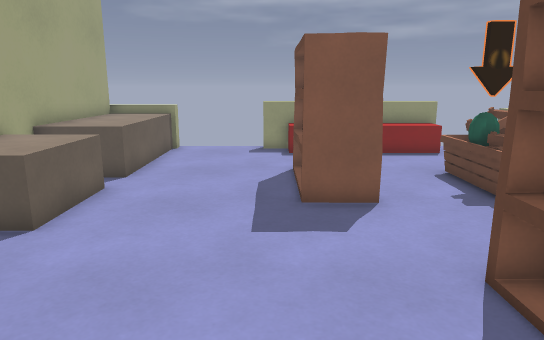
View 1 (above)

16 first-person views from a walk through a Godot game level. The camera is 1.4 m above the floor, tilts 12° down and sees 70° across. The floor is counted in squares, 0.5 m on a side. Each view is taken from the middle of a square. On the plan, view 1 faces up. The plan holds only what a view shows up to about 20 squares ahead; the rest is blank. Surface patterns are stand-ins for the level's own textures.

View 2
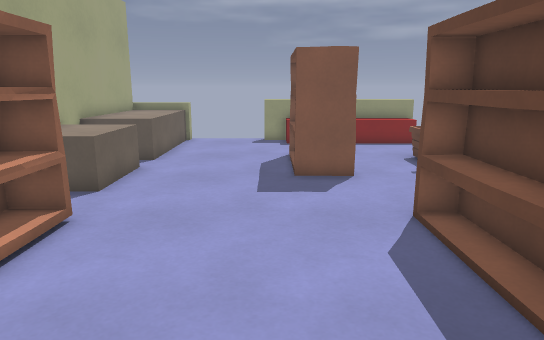

View 3
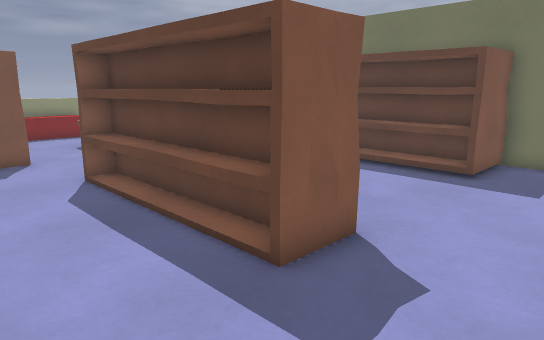

View 4
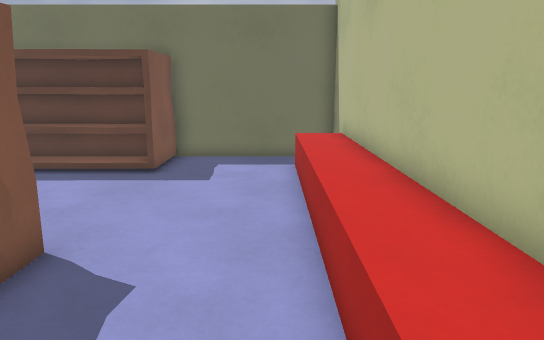

View 5
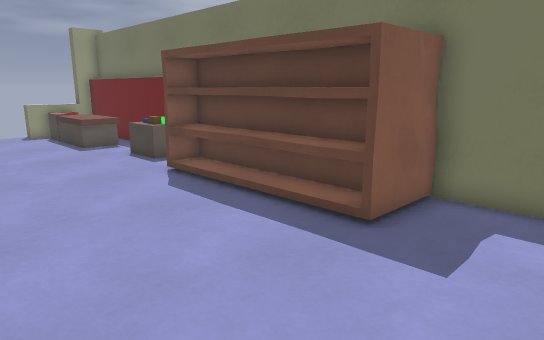

View 6
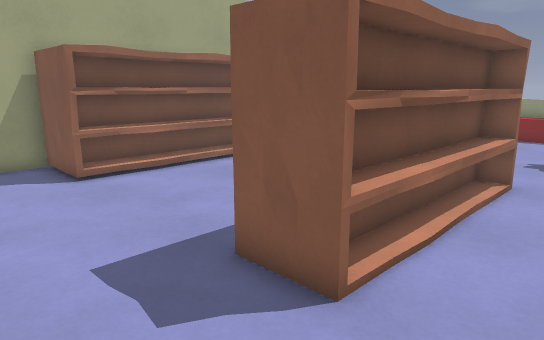

View 7
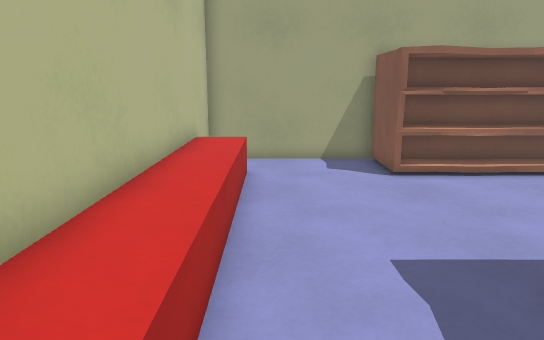

View 8
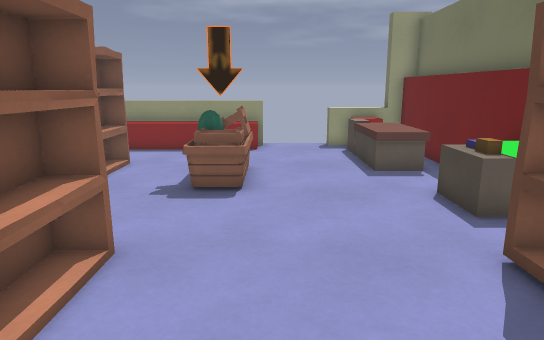

View 9
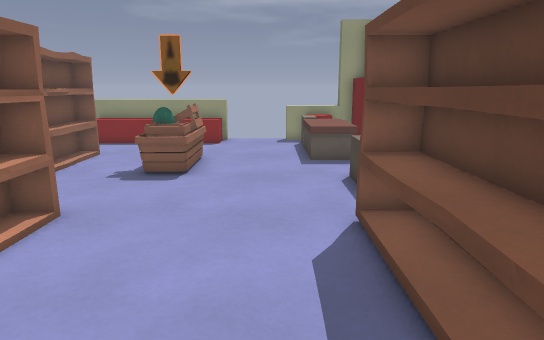

View 10
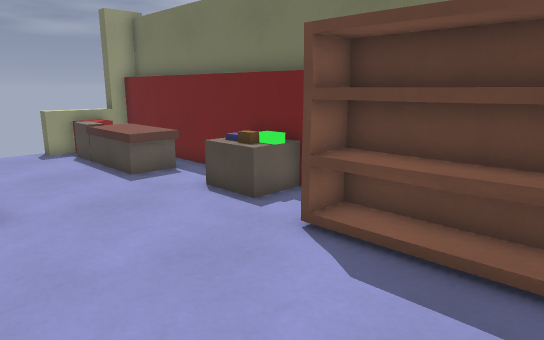

View 11
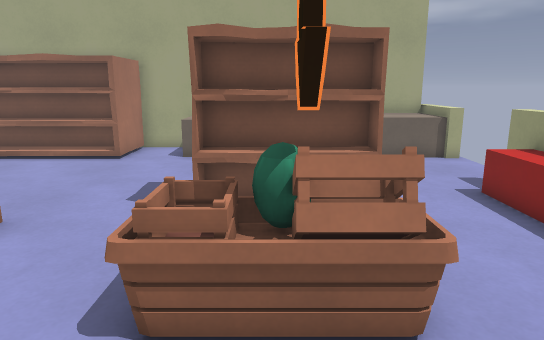

View 12
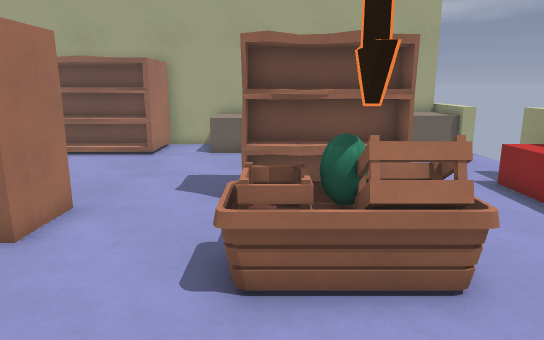

View 13
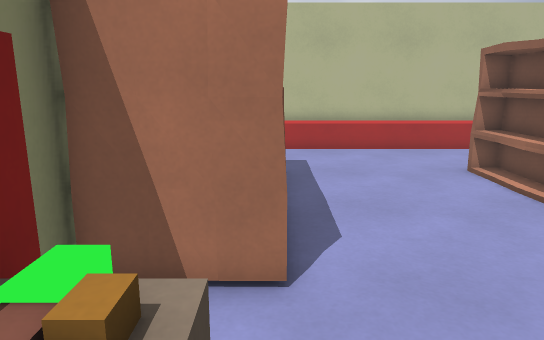

View 14
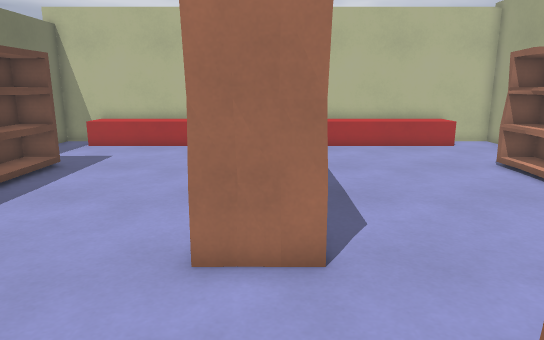

View 15
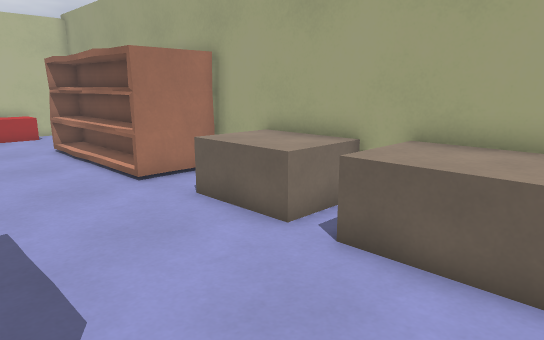

View 16
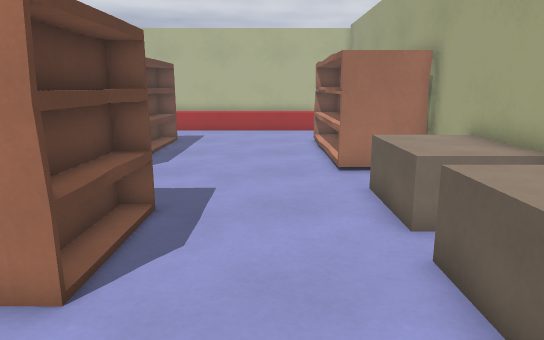

### Floor plan
Key: @ floor where view 1 was taken; # wall or solid block; . floor; = window, fence, low wall or low ledge; ^ raised ledge; S shelf; B box.
Columns run from 8 left of view 1 to 15 right of it. Each row starts with its distance up from view 1.
 19    ##                 #
 18 #^^^=...^^^^^^^^...^^^#
 17 #^^^.....^^^^^^^....^^#
 16 #^^^................^.#
 15 #^^^................^^#
 14 #^^^................^^#
 13 #^^^.....SSS..BB....^^#
 12 #^^^.....SSS. BB....^^#
 11 #^^......SSS. BB......##
 10 #^^^.....SSS..BB......##
  9 #^^^.....SSS..BB.....SS#
  8 #^^^.................SS#
  7 ##...................SS#
  6 ##.....................#
  5 #SSSS......SSS......SSS#
  4  S SS......SSS......SS #
  3   SSS......SSS......SS
  2   SSS......SSS......SS
  1    SS......SSS......SS
  0    SS...@..SSS......SS
 -1    SS......SSS......SS
 -2    SS......SSS......SS
 -3 #SSSS......SSS......SSS#
 -4 # .....................#
 -5 # .....................#
 -6  #.....................#
 -7  #.....................#
 -8  #.^^^^^^^^^^^^^^^^^^^.#
 -9  # ^^^^^^^^^^^^^^^^^^^ #
-10  #######################

Where each view was taken, in squares from view 1:
view 1: 0 up, 0 right, facing up
view 2: 3 down, 0 right, facing up
view 3: 7 down, 1 left, facing up-right
view 4: 7 down, 1 left, facing right
view 5: 7 down, 5 right, facing up-right
view 6: 7 down, 8 right, facing up-left
view 7: 7 down, 8 right, facing left
view 8: 1 down, 8 right, facing up
view 9: 3 down, 10 right, facing up
view 10: 0 up, 6 right, facing up-right
view 11: 11 up, 11 right, facing left
view 12: 10 up, 12 right, facing left
view 13: 10 up, 12 right, facing down
view 14: 11 up, 4 right, facing down
view 15: 16 up, 1 right, facing down-left
view 16: 18 up, 2 left, facing down
